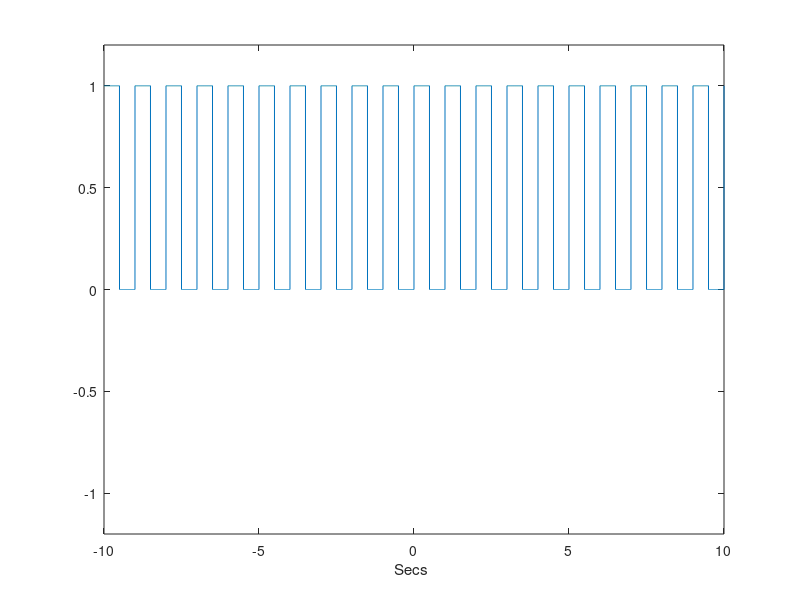
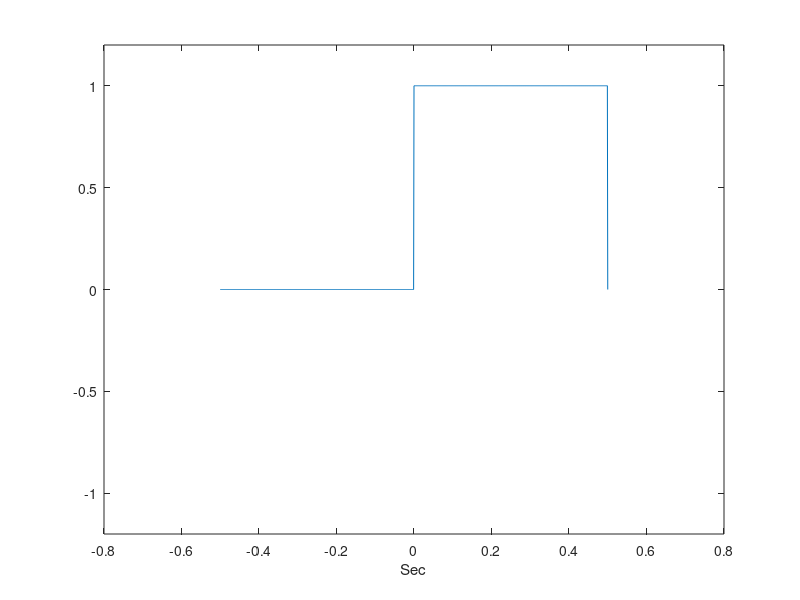
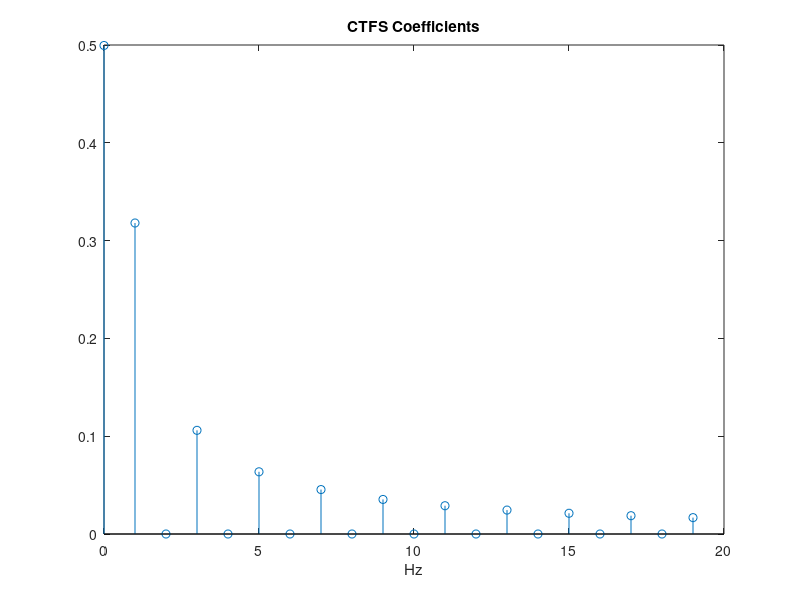

Write MATLAB code to recreate these figures, in order.
clear all;
close all;
clc;

Ts = 0.001; % Approximate the continous time
t = -10:Ts:10; %Time verctor small step size to appr continous time
Tp = 1;
tau = 0.5; % Pulse Width, duty cycle
dc = 1; % DC offset 
x = (dc + square(2 * t * pi / Tp, tau*100))/2;
plot(t,x);
xlabel("Secs ");
ylim([-1.2 1.2]);
% pause 

Fo = 1 / Tp;

% Extract a portion from this signal

fi_per = find(t == -Tp/2) : find(t == Tp/2) ; 
xport = x(fi_per);
figure 
plot(t(fi_per),xport);
xlabel("Sec");
ylim([-1.2 1.2]);
% pause 

for k = 1:20
    B = exp(-1j * 2 * pi * (k-1) * Fo.* [-Tp/2:Ts:Tp/2]);
    C(k) = sum(xport.*B) / length(xport) * Tp;
end

kFo = Fo*[0:k-1];
figure,
stem(kFo,abs(C));
title("CTFS Coefficients"); 
xlabel("Hz");


% tau = 0.2; % Pulse Width, duty cycle Decreasing increases lobe width
% if tau=0.001 Pulse width becomes impulses and lobe width increase to impulses in frequency domain



